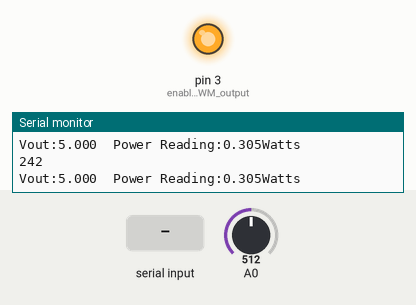
A sketch run on a simulated Arduino Uno, built with avr-gcc and run on an emulated ATmega328P. Parts: output pins drawn as LEDs (lit = HIGH), the last lines printed to the serial monitor. Inputs (shaded band) come from the test bench; at power-on: A0 = 512.

Above: at 1.2 s.
1.3 s: "90,45\n" received over Serial
2.9 s: "30,150\n" received over Serial
5.9 s: "5\n" received over Serial
8.9 s: A0 set to 0
At 9.6 s:
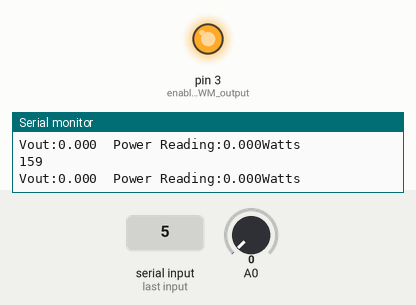
11.9 s: A0 set to 122
At 14.09 s:
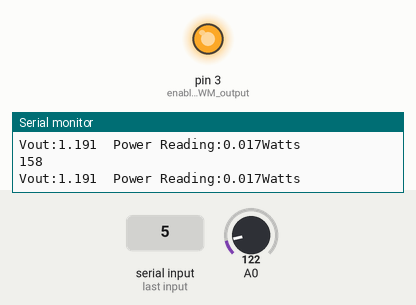
14.9 s: "90\n" received over Serial
At 18.05 s:
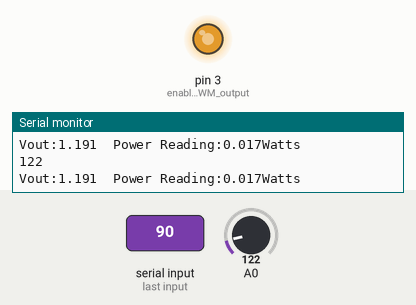
Timing chart, 0 to 23.0 s (numbered marks = the images above; inputs shaded):
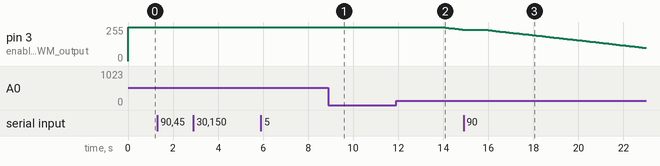

Measured:
- after the input at 8.9 s, pin 3 (enable_the_PWM_output): stays 255/255 (without the input it goes to 253/255 after 2.0 s)
- after the input at 11.9 s, pin 3 (enable_the_PWM_output): moves from 255/255 to 236/255 over 0.94 s, starting after 2.0 s

The sketch:

pwm_control.ino
```cpp
/*
Author: Aaronn Kelly
Date began: 15/3/14
Made for Arduino Uno

*/

int val = 0;
int powerreq =0 ; // value received from pc for ideal power out.
const float feedbackFactor = 0.009765624; //given by (5/1024)*2  or Vout/analogRead max * 2
int resVal = /*=1;//*/ 82;
float Vout =0;
float powerOut = 0 ;
char inChar ;
int stringComplete = 0;

void setup(){
  // configure hardware timer2 to generate a fast PWM on OC2B (Arduino digital pin 3)
  // set pin high on overflow, clear on compare match with OCR2B
  TCCR2A = 0x23;
  TCCR2B = 0x09;  // select timer2 clock as unscaled 16 MHz I/O clock
  OCR2A = 159;  // top/overflow value is 159 => produces a 100 kHz PWM
  pinMode(3, OUTPUT);  // enable the PWM output (you now have a PWM signal on digital pin 3)
  pinMode(A0, INPUT);
  Serial.begin(4800);

}

void loop()
{
  serialEvent();


 Vout = analogRead(A0) * (feedbackFactor);
 Serial.print("Vout:");
 Serial.print(Vout,3);
 Serial.print("\t");

 powerOut = (Vout * Vout) / resVal; //calculate power P=V^2/r

 //compare Actual power reading with the power requirement from system
	Serial.print("Power Reading:");
	Serial.print(powerOut,3);
	Serial.print("Watts");
        Serial.print("\n");


 if (powerOut > powerreq){ 		// if powerout too high
	OCR2B = --val;  			// decrease the PWM
	}
 if (powerOut < powerreq){ 		//if powerout too low
         OCR2B = ++val;			// increase the PWM
	}
 else{	 // else something? ?? not decided yet
	}
	Serial.print(OCR2B);
        Serial.print("\t\n");

if(OCR2B >159){
         OCR2B = 159;
        }


}

void serialEvent() { // repeats once, every time a loop completes.
  while (Serial.available()) {
                    // get the new byte:
                     powerreq = Serial.parseInt(); // converts ASCII into int, since 'O' =48,
                     Serial.print("\t\t");
                     Serial.print(powerreq);
                     Serial.print("\n\n");
                    // add it to the inputString:

                    // if the incoming character is a newline, set a flag
                    // so the main loop can do something about it:
                    if (inChar == '\n') {
                                    stringComplete = 1;
                                         }
                   }
}
```
